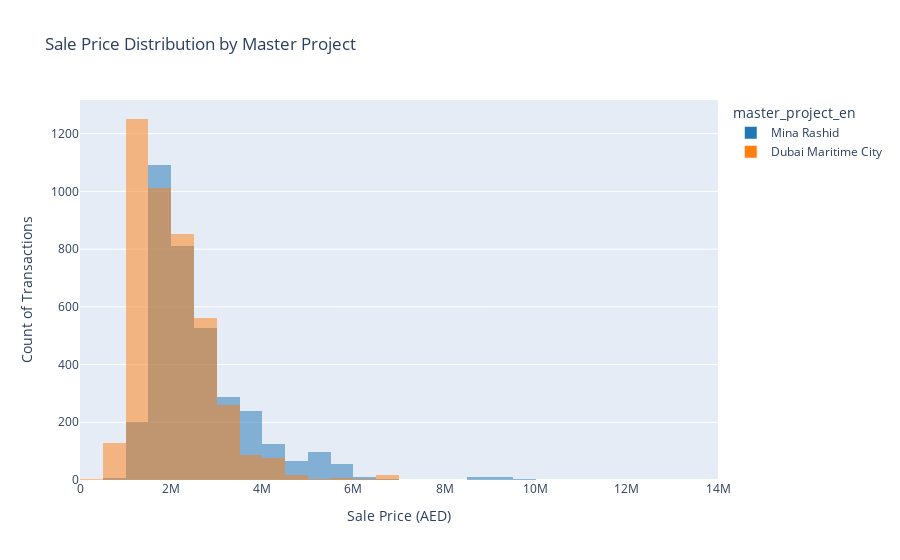

Notebook cell for this chart:
### Code cell
fig = px.histogram(combined_tx, x="actual_worth", color="master_project_en", barmode="overlay",
                   title="Sale Price Distribution by Master Project",
                   color_discrete_map={"Mina Rashid": "#1f77b4", "Dubai Maritime City": "#ff7f0e"},
                   nbins=50)
fig.update_xaxes(title="Sale Price (AED)")
fig.update_yaxes(title="Count of Transactions")
fig.show()

### Figure 1 — Plotly figure (JSON) as saved in the notebook; plotly's stock layout.template omitted (floating-point values rounded to 4 significant figures; data arrays with more than 128 entries replaced by an {"elided": "..."} marker saying what was removed)
{"data": [{"alignmentgroup": "True", "bingroup": "x", "hovertemplate": "master_project_en=Mina Rashid<br>actual_worth=%{x}<br>count=%{y}<extra></extra>", "legendgroup": "Mina Rashid", "marker": {"color": "#1f77b4", "opacity": 0.5, "pattern": {"shape": ""}}, "name": "Mina Rashid", "nbinsx": 50, "offsetgroup": "Mina Rashid", "orientation": "v", "showlegend": true, "type": "histogram", "x": {"elided": "3543 int values"}, "xaxis": "x", "yaxis": "y"}, {"alignmentgroup": "True", "bingroup": "x", "hovertemplate": "master_project_en=Dubai Maritime City<br>actual_worth=%{x}<br>count=%{y}<extra></extra>", "legendgroup": "Dubai Maritime City", "marker": {"color": "#ff7f0e", "opacity": 0.5, "pattern": {"shape": ""}}, "name": "Dubai Maritime City", "nbinsx": 50, "offsetgroup": "Dubai Maritime City", "orientation": "v", "showlegend": true, "type": "histogram", "x": {"elided": "4285 int values"}, "xaxis": "x", "yaxis": "y"}], "layout": {"barmode": "overlay", "legend": {"title": {"text": "master_project_en"}, "tracegroupgap": 0}, "title": {"text": "Sale Price Distribution by Master Project"}, "xaxis": {"anchor": "y", "domain": [0, 1], "title": {"text": "Sale Price (AED)"}}, "yaxis": {"anchor": "x", "domain": [0, 1], "title": {"text": "Count of Transactions"}}}}
